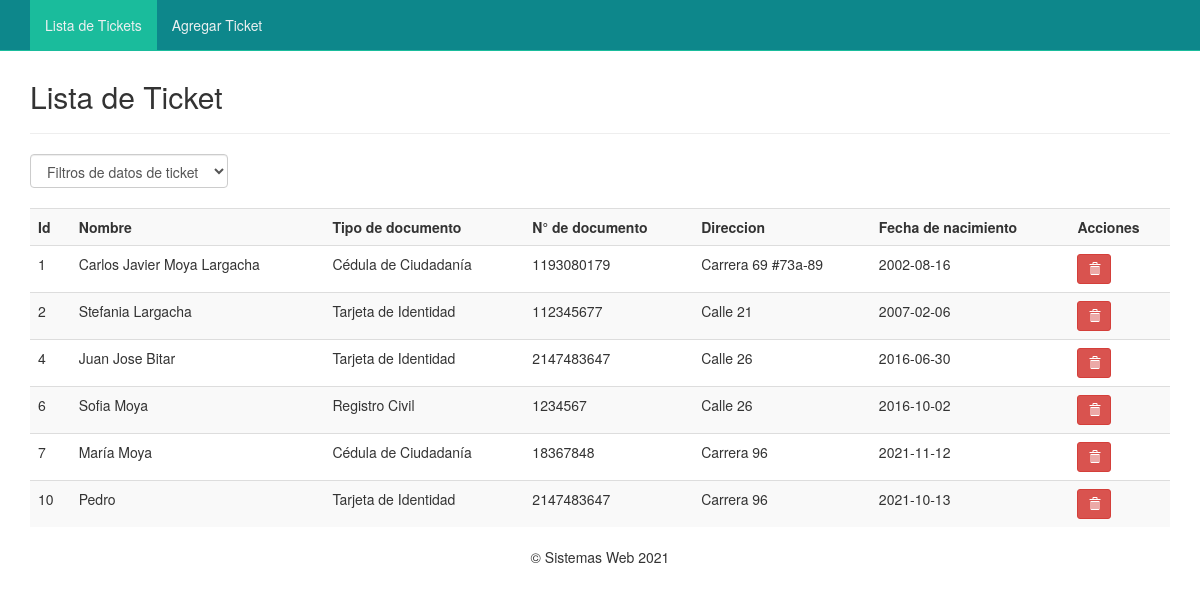
The page / on the database its author committed.
### tables this page shows
CREATE TABLE `tickers` (
  `Id` int(11) NOT NULL,
  `Nombre` varchar(50) NOT NULL,
  `IdDocumento` int(11) NOT NULL,
  `NDocumento` int(10) NOT NULL,
  `Direccion` varchar(30) NOT NULL,
  `FNacimiento` date NOT NULL
);

CREATE TABLE `tipodocumento` (
  `IdDocumento` int(11) NOT NULL,
  `Nombre` varchar(30) NOT NULL
);

### index.php (the view, shortened to what this page needs)
<?php
include("conexion.php");
?>
<!DOCTYPE html>
<html lang="es">
<head>
	<link href="css/bootstrap.min.css" rel="stylesheet">
	<link href="css/style_nav.css" rel="stylesheet">
</head>
<body>
	<nav class="navbar navbar-default navbar-fixed-top">
		<?php include('nav.php');?>
	</nav>
	<div class="container">
		<div class="content">
			<h2>Lista de Ticket</h2>
			<hr />
			<form class="form-inline" method="get">
				<div class="form-group">
					<select name="filter" class="form-control" onchange="form.submit()">
						<option value="0">Filtros de datos de ticket</option>
						<?php $filter = (isset($_GET['filter']) ? strtolower($_GET['filter']) : NULL);  ?>
					</select>
				</div>
			</form>
			<br />
			<div class="table-responsive">
			<table class="table table-striped table-hover">
				<tr>
					<th>Id</th>
					<th>Nombre</th>
                    <th>Tipo de documento </th>
					<th>N° de documento</th>
					<th>Direccion</th>
					<th>Fecha de nacimiento</th>
                    <th>Acciones</th>
				</tr>
				<?php
				if($filter){
					$sql = mysqli_query($con, "SELECT * FROM tickers  WHERE IdDocumento='$filter' ORDER BY Id ASC");
				}else{
					$sql = mysqli_query($con, "SELECT tickers.*, tipodocumento.Nombre AS documento FROM tickers INNER JOIN tipodocumento ON tickers.IdDocumento = tipodocumento.IdDocumento ORDER BY Id ASC");
				}
				if(mysqli_num_rows($sql) == 0){
					echo '<tr><td colspan="8">No hay datos.</td></tr>';
				}else{
					while($row = mysqli_fetch_assoc($sql)){
						echo '
						<tr>
							<td>'.$row['Id'].'</td>
							<td>'.$row['Nombre'].'</td>
                            <td>'.$row['documento'].'</td>
							<td>'.$row['NDocumento'].'</td>
                            <td>'.$row['Direccion'].'</td>
                            <td>'.$row['FNacimiento'].'</td>
							<td>
								<a href="index.php?aksi=delete&nik='.$row['Id'].'" title="Eliminar" onclick="return confirm(\'Esta seguro de borrar los datos '.$row['Nombre'].'?\')" class="btn btn-danger btn-sm"><span class="glyphicon glyphicon-trash" aria-hidden="true"></span></a>
							</td>
						</tr>
						';
					}
				}
				?>
			</table>
			</div>
		</div>
	</div><center>
	<p>&copy; Sistemas Web <?php echo date("Y");?></p
		</center>
</body>
</html>

### nav.php (shortened to what this page needs)
<div class="container">
		<div id="navbar" class="navbar-collapse collapse">
			<ul class="nav navbar-nav ">
				<li class="active"><a href="index.php">Lista de Tickets</a></li>
				<li ><a href="add.php">Agregar Ticket</a></li>
			</ul>
		</div>
</div>

### css/style_nav.css (style rules this page uses)
.navbar-default { background-color: #0d878b; border-color: #1abc9c; }
.navbar-default .navbar-nav > li > a { color: #ecf0f1; }
.navbar-default .navbar-nav > .active > a, .navbar-default .navbar-nav > .active > a:hover, .navbar-default .navbar-nav > .active > a:focus { color: #ecf0f1; background-color: #1abc9c; }
.navbar-default .navbar-collapse, .navbar-default .navbar-form { border-color: #ecf0f1; }

### index.php (style rules this page uses)
.content { margin-top: 80px; }

### rows shown on the page
tickers: Id "1", Nombre "Carlos Javier Moya Largacha", IdDocumento.Nombre "Cédula de Ciudadanía", NDocumento "1193080179", Direccion "Carrera 69 #73a-89", FNacimiento "2002-08-16"
tickers: Id "2", Nombre "Stefania Largacha", IdDocumento.Nombre "Tarjeta de Identidad", NDocumento "112345677", Direccion "Calle 21", FNacimiento "2007-02-06"
tickers: Id "4", Nombre "Juan Jose Bitar", IdDocumento.Nombre "Tarjeta de Identidad", NDocumento "2147483647", Direccion "Calle 26", FNacimiento "2016-06-30"
tickers: Id "6", Nombre "Sofia Moya", IdDocumento.Nombre "Registro Civil", NDocumento "1234567", Direccion "Calle 26", FNacimiento "2016-10-02"
tickers: Id "7", Nombre "María Moya", IdDocumento.Nombre "Cédula de Ciudadanía", NDocumento "18367848", Direccion "Carrera 96", FNacimiento "2021-11-12"
tickers: Id "10", Nombre "Pedro", IdDocumento.Nombre "Tarjeta de Identidad", NDocumento "2147483647", Direccion "Carrera 96", FNacimiento "2021-10-13"
